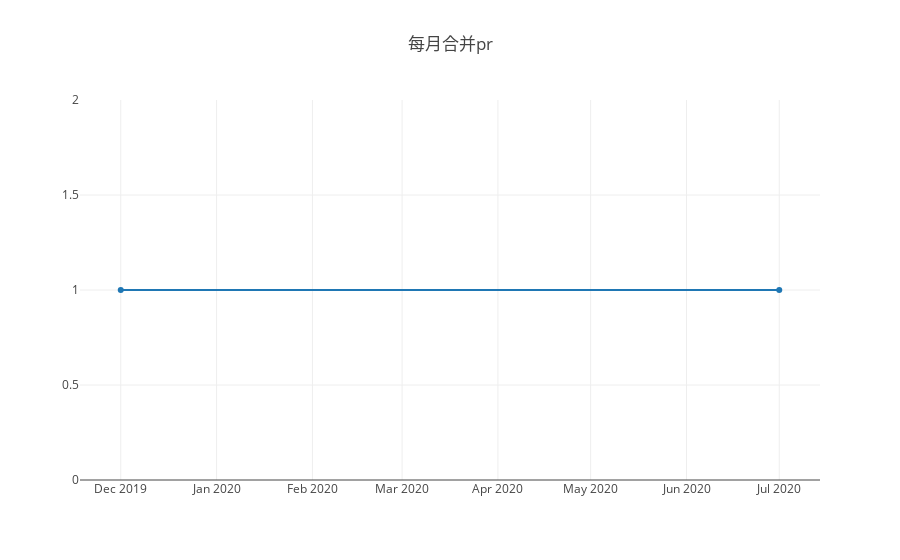

The notebook cell this image was saved under:
### Code cell
all = all.filter(x=>x.year>2015).sort((a,b)=>{
    return 12*a.year+a.month-12*b.year-b.month
})
openDigger.render.plotly([{
        x: all.map(d => d.year.toString()+'-'+d.month.toString()),
        y: all.map(d => d.count),
        name: '打开pr',mode: 'scatter'
    }], {title: `每月合并pr`, xasix: { type: 'category' } })

### Figure 1 — Plotly figure (JSON) as saved in the notebook; plotly's stock layout.template omitted (floating-point values rounded to 4 significant figures)
{"data": [{"mode": "scatter", "name": "打开pr", "x": ["2019-12", "2020-7"], "y": ["1", "1"]}], "layout": {"autosize": true, "title": {"text": "每月合并pr"}, "xasix": {"type": "category"}, "xaxis": {"autorange": true, "range": ["2019-11-18 05:15:29.4042", "2020-07-13 18:44:30.5958"], "type": "date"}, "yaxis": {"autorange": true, "range": [0, 2], "type": "linear"}}}
